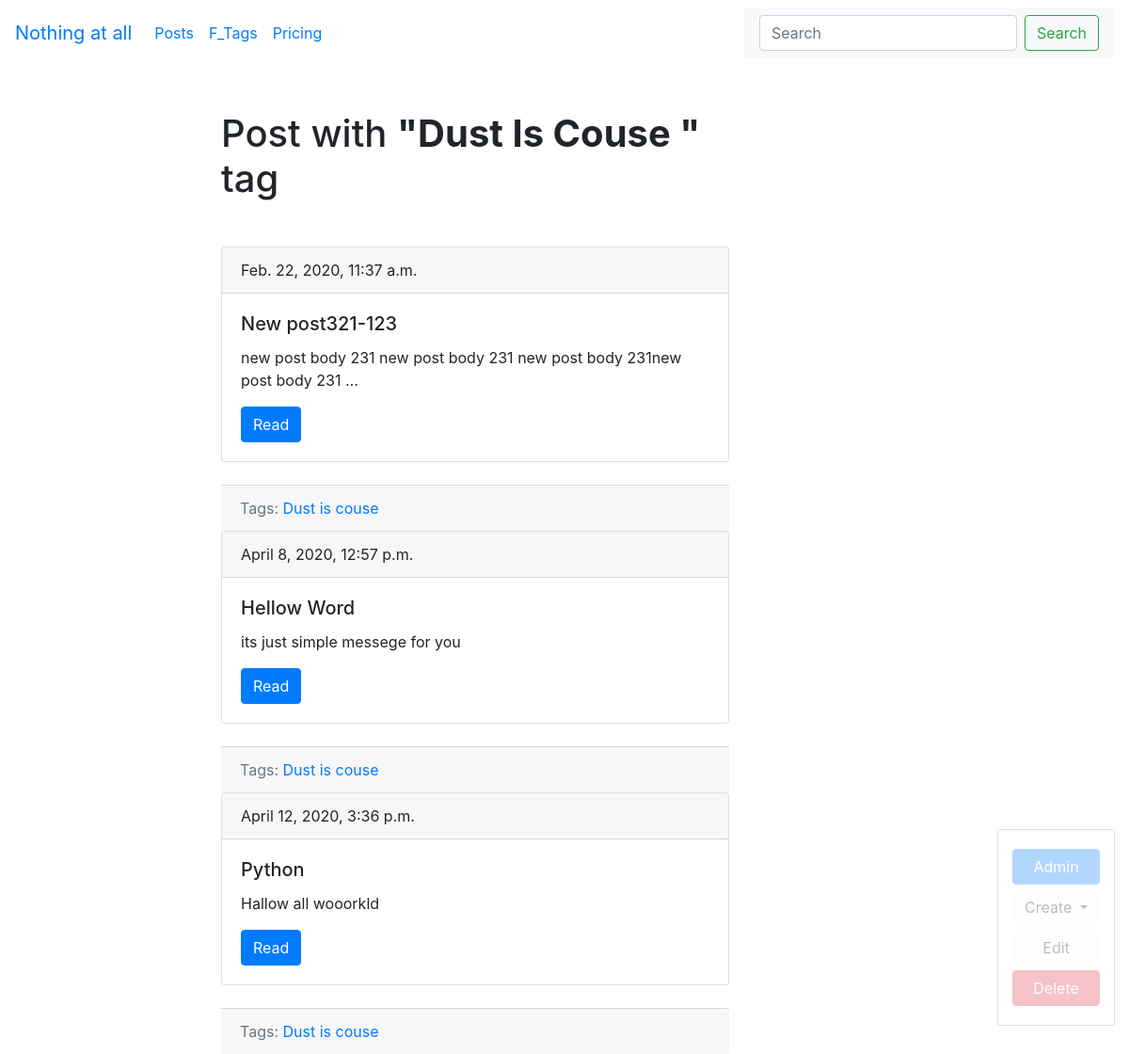
The page /blog/tag/dust_is_all-seans/ on the database its author committed.
### blog/models.py (models this page shows, shortened)
class Tag(models.Model):
    title = models.CharField(max_length=50)
    slug = models.SlugField(max_length=50, unique=True)
    def get_absolute_url(self):
        return reverse('tag_detail_url', kwargs={'slug': self.slug})
    def get_update_url(self):
        return reverse('tag_update_url', kwargs={'slug': self.slug})
    def get_delete_url(self):
        return reverse('tag_delete_url', kwargs={'slug': self.slug})
    class Meta:
        ordering = ['title']

class Post(models.Model):
    title = models.CharField(max_length=150, db_index=True)
    slug = models.SlugField(max_length=150, blank=True, unique=True)
    body = models.TextField(blank=True, db_index=True)
    tags = models.ManyToManyField('Tag', blank=True, related_name='posts')
    date_pub = models.DateTimeField(auto_now_add=True)
    def get_absolute_url(self):
        return reverse('post_detail_url', kwargs={'slug': self.slug})
    class Meta:
        ordering = ['date_pub']

### blog/views.py (the view)
# urls.py: path('tag/<str:slug>/', TagDetail.as_view(), name='tag_detail_url'),
class TagDetail(ObjectDetailMixin,View):
    model = Tag
    template = 'blog/tag_detail.html'

### blog/utils.py (called while the page is built)
    def get(self,request,slug):
        n = get_object_or_404(self.model, slug__iexact=slug)
        return render(request, self.template, context={self.model.__name__.lower(): n, 'admin_obj':n, 'detail_view':True})

### blog/templates/blog/tag_detail.html (shortened to what this page needs)
{% extends 'blog/base_blog.html' %}
{% block content %}
<h1 class="mb-5"> Post with <b>"{{ tag.title|title}} "</b> tag </h1>
    {% for n in tag.posts.all %}
        <div class="card mb-4">
          <div class="card-header">
                {{ n.date_pub}}
          </div>
          <div class="card-body">
            <h5 class="card-title">{{n.title}}</h5>
            <p class="card-text">{{n.body|truncatewords:15}}</p>
            <a href="{{ n.get_absolute_url }}" class="btn btn-primary">Read</a>
          </div>
        </div>
    <div class="card-footer text-muted">
            Tags:
         <a href="{{ tag.get_absolute_url }}"> {{ tag.title }} </a>
     </div>
    {% endfor %}
{% endblock %}

### blog/templates/blog/base_blog.html (shortened to what this page needs)
{% extends 'base.html' %}
    {% block admin-panel %}
            <div class="btn-group">
              <button type="button" class="btn btn-light dropdown-toggle" data-toggle="dropdown" aria-haspopup="true" aria-expanded="false">
                Create
              </button>
            </div>
        <a href="{{admin_obj.get_update_url}}" class="btn btn-light edit" style="{% if detail_view %}display:block{%endif%}">Edit</a>
        <a href="{{admin_obj.get_delete_url}}" class="btn btn-danger delete" style="{% if detail_view %}display:block{%endif%}">Delete</a>
    {% endblock %}

### templates/base.html (shortened to what this page needs)
{% load static %}
<!doctype html>
<html lang="en">
<head>
    <link rel="stylesheet" href="https://stackpath.bootstrapcdn.com/bootstrap/4.4.1/css/bootstrap.min.css">
    <link rel="stylesheet" href="{% static 'css/styles.css' %}">
</head>
<body>
<nav class="navbar navbar-expand-lg style="background-color: #e3f2fd;">
  <a class="navbar-brand" href="advertisement/">Nothing at all </a>
  <div class="collapse navbar-collapse" id="navbarText">
    <ul class="navbar-nav mr-auto">
      <li class="nav-item active">
        <a class="nav-link" href="{% url 'post_list_url' %}">Posts <span class="sr-only">(current)</span></a>
      </li>
      <li class="nav-item">
        <a class="nav-link" href="{% url 'tags_list_url' %}">F_Tags</a>
      </li>
      <li class="nav-item">
        <a class="nav-link" href="#">Pricing</a>
      </li>
    </ul>
            <nav class="navbar navbar-light bg-light">
                          <form class="form-inline" action="{% url 'post_list_url' %}">
                            <input class="form-control mr-sm-2" type="search" placeholder="Search" aria-label="Search" name="search">
                            <button class="btn btn-outline-success my-2 my-sm-0" type="submit">Search</button>
                          </form>
            </nav>
  </div>
</nav>
<div class="container mt-5">
    <div class="row">
        <div class="col-6 offset-md-2">
            {% block content %}{% endblock %}
        </div>
    </div>
</div>
<div class="admin-panel align-items-center">
    <a href="/admin" class="btn btn-primary"> Admin</a>
    {% block admin-panel%}{% endblock %}
</div>
</body>
</html>

### static/css/styles.css (style rules this page uses)
.admin-panel { border: 1px solid #999; border-radius: 2px; position: fixed; right: 15px; bottom: 30px; opacity: 0.3; padding: 15px; }
.admin-panel a { display:block; margin: 5px 0; }
a.edit, a.delete { display:none; }

### rows shown on the page
Tag: title "Dust Is Couse", title "Dust is couse"
Post: date_pub "Feb. 22, 2020, 11:37 a.m.", title "New post321-123", body "new post body 231 new post body 231 new post body 231new post body 231 …"
Post: date_pub "April 8, 2020, 12:57 p.m.", title "Hellow Word", body "its just simple messege for you"
Post: date_pub "April 12, 2020, 3:36 p.m.", title "Python", body "Hallow all wooorkld"
